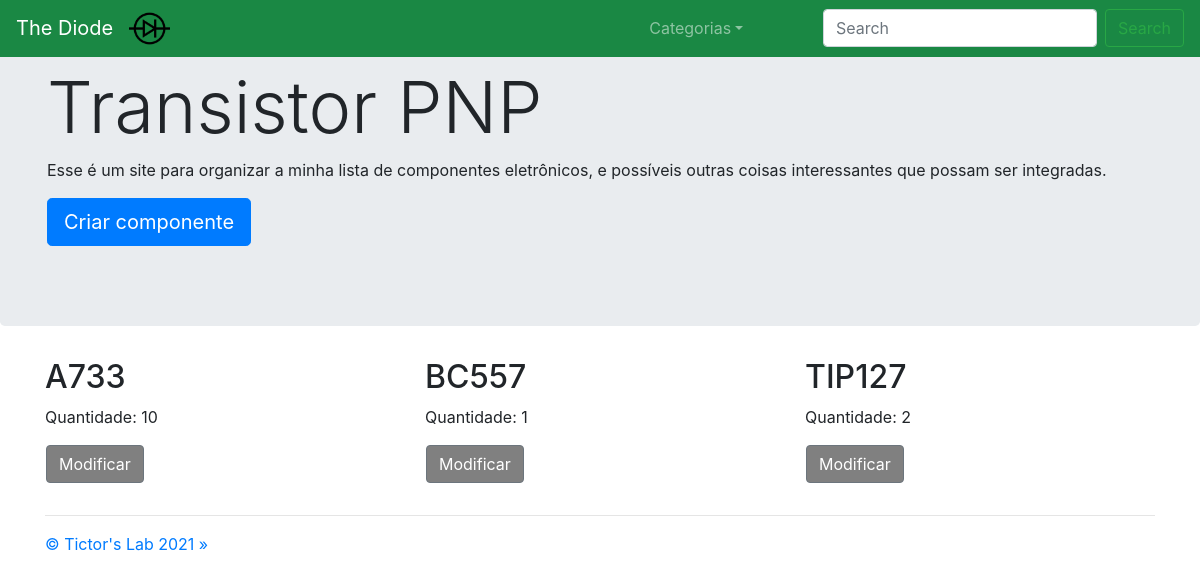
/16/16/, run on the app's committed database.
### componente/models.py (models this page shows, shortened)
class TipoDeComponente(models.Model):
    nome       = models.CharField(max_length = 100)
    categoria  = models.ForeignKey('Categoria', on_delete=models.CASCADE, default="1")
    quantidade = models.IntegerField(blank=True, null=True)
    class Meta:
        verbose_name_plural = "Tipos de componentes"
    def __str__(self):
        return self.nome

class Componente(models.Model):
    nome       = models.CharField(max_length=100, null=True)
    tipo       = models.ForeignKey('TipoDeComponente', on_delete=models.CASCADE, default="1")
    quantidade = models.IntegerField(default=0)
    limite     = models.IntegerField(default=99, null=True)

### core/views.py (the view)
# urls.py: path('<int:id_categoria>/<int:id>/', componentes, name='componentes'),
def componentes(request, id_categoria, id):
    componentes = Componente.objects.filter(tipo=id).order_by('nome')
    categorias = Categoria.objects.order_by('-quantidade')
    criar_painel_msg = painelDeArmazenamentoModular_contextMsg(request)
    context = {'categorias':categorias,
               'componentes': componentes,
               'tipo_especifico':TipoDeComponente.objects.get(id=id),
               'id_categoria':id_categoria,
               'id_tipo':id,
               'criar_painel_msg':criar_painel_msg}
    return render(request, 'core/componentes.html', context)

### core/views.py (called while the page is built)
def painelDeArmazenamentoModular_splitIds(request, cookie_name):
    criar_painel_ids = request.COOKIES.get(cookie_name)
    if (criar_painel_ids != None): criar_painel_num_ids = len(criar_painel_ids.split(","))
    else: criar_painel_num_ids = 0
    return criar_painel_num_ids

def painelDeArmazenamentoModular_contextMsg(request):
    criar_painel_num_ids = painelDeArmazenamentoModular_splitIds(request, "criar_painel_ids")
    if request.COOKIES.get('criar_painel') == "True" and criar_painel_num_ids == 9:
        criar_painel_msg = "todos os componentes selecionados"
    elif request.COOKIES.get('criar_painel') == "True":
        criar_painel_msg = str(criar_painel_num_ids) + " componentes selecionados"
    else:
        criar_painel_msg = 0
    return criar_painel_msg

### core/templates/core/componentes.html (shortened to what this page needs)
{% extends 'core/base.html' %}
{% load static %}
{% block content %}
<nav class="navbar navbar-expand-md navbar-dark fixed-top" style="background-color: #1a8844;">
    <a class="navbar-brand" href="../../">The Diode</a>
    <div class="collapse navbar-collapse" id="navbarsExampleDefault">
        <ul class="navbar-nav mr-auto">
            <li>
                <img src="{% static 'core/imagens/Diode.png' %}" style="width:8%;">
            </li>
            <li class="nav-item dropdown">
                <a class="nav-link dropdown-toggle" href="#" id="dropdown01" data-toggle="dropdown" aria-haspopup="true"
                    aria-expanded="false">Categorias</a>
            </li>
        </ul>
        <form class="form-inline my-2 my-lg-0" action="/search">
            <input name="q" class="form-control mr-sm-2" type="text" placeholder="Search" aria-label="Search">
            <button class="btn btn-outline-success my-2 my-sm-0" type="submit">Search</button>
        </form>
    </div>
</nav>
<main role="main">
    <div class="jumbotron">
        <div class="container">
            <h1 class="display-3">{{ tipo_especifico }}</h1>
            <p>Esse é um site para organizar a minha lista de componentes eletrônicos, e possíveis outras coisas interessantes que possam ser integradas.</p>
        </div>
        <div class="container">
            <p><a class="btn btn-primary btn-lg" href="../../{{ id_categoria }}/{{ id_tipo }}/criar/" role="button">Criar componente</a></p>
        </div>
    </div>
    <div class="container">
        <div class="row">
            {% for componente in componentes %}
            <div class="col-md-4">
                <h2>{{ componente.nome }}</h2>
                <p>Quantidade: {{ componente.quantidade }}</p>
                <div class="row">
                    {% if criar_painel_msg == 0 %}
                        <div id="btn-modificar">
                            <button class="btn btn-secondary" onclick="document.location='../../../{{ componente.tipo.categoria.id }}/{{ componente.tipo.id }}/{{ componente.id }}'" role="button" style="background-color: #808080;">Modificar</button>
                        </div>
                    {% endif %}
                </div>
            </div>
            {% endfor %}
        </div>
        <hr>
    </div>
</main>
<footer class="container">
    <p><a href="http://tictorslab.blogspot.com/" role="button">&copy; Tictor's Lab 2021 &raquo;</a></p>
</footer>
{% endblock %}

### core/templates/core/componentes.html (style rules this page uses)
#btn-modificar { padding-left: 16px; }

### data on the page
TipoDeComponente: nome "Transistor PNP"
Componente: nome "A733", quantidade "10"
Componente: nome "BC557", quantidade "1"
Componente: nome "TIP127", quantidade "2"
